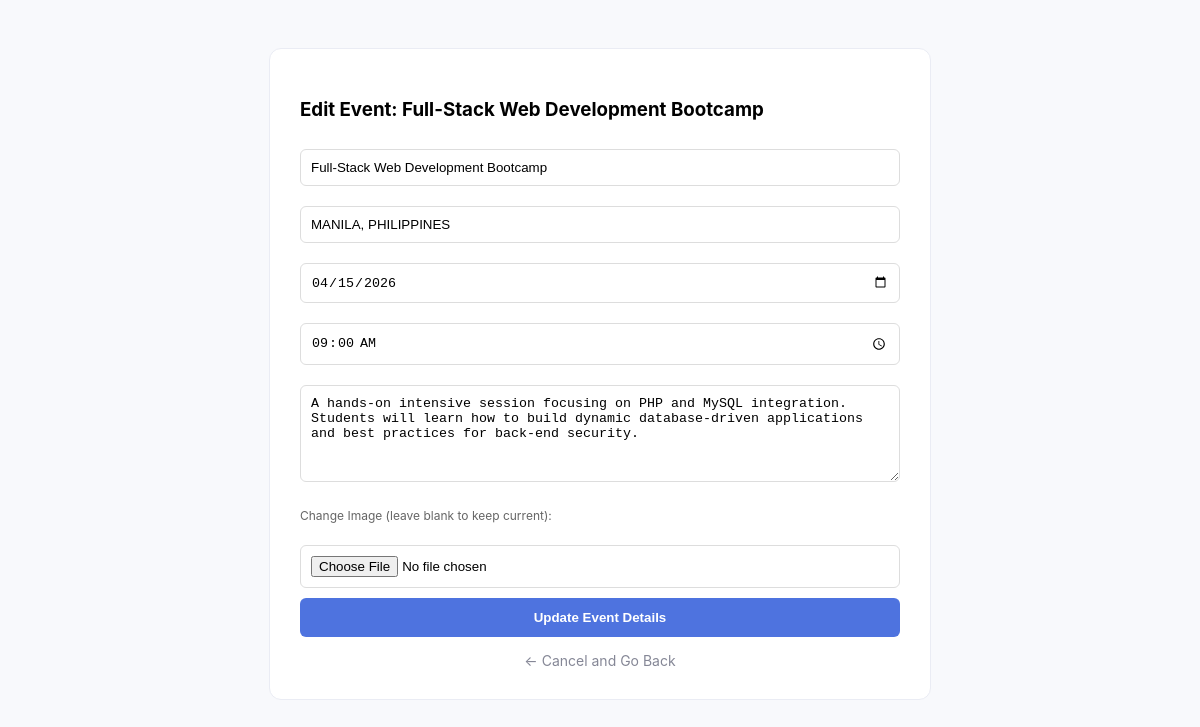
Page /edit_event.php?id=1 (signed in) on the committed database.
### tables this page shows
CREATE TABLE `events` (
  `id` int(11) NOT NULL,
  `title` varchar(200) NOT NULL,
  `description` text DEFAULT NULL,
  `event_date` date NOT NULL,
  `event_time` time NOT NULL,
  `location` varchar(255) DEFAULT NULL,
  `status` enum('upcoming','completed','cancelled') DEFAULT 'upcoming',
  `created_at` timestamp NOT NULL DEFAULT current_timestamp(),
  `image` varchar(255) DEFAULT 'default_event.jpg'
);

### edit_event.php (the view, shortened to what this page needs)
<?php
include 'db.php';
$id = intval($_GET['id']);
$event = $conn->query("SELECT * FROM events WHERE id = $id")->fetch_assoc();
?>
<!DOCTYPE html>
<html lang="en">
<head>
</head>
<body>
<div class="card">
    <h3>Edit Event: <?php echo htmlspecialchars($event['title']); ?></h3>
    <form method="POST" enctype="multipart/form-data">
        <input type="text" name="title" value="<?php echo htmlspecialchars($event['title']); ?>" required>
        <input type="text" name="location" value="<?php echo htmlspecialchars($event['location']); ?>" required>
        <input type="date" name="event_date" value="<?php echo $event['event_date']; ?>" required>
        <input type="time" name="event_time" value="<?php echo $event['event_time']; ?>" required>
        <textarea name="description" rows="5" required><?php echo htmlspecialchars($event['description']); ?></textarea>
        <p style="font-size: 12px; color: #666;">Change Image (leave blank to keep current):</p>
        <input type="file" name="event_image" accept="image/*">
        <button type="submit" name="update_event" class="btn">Update Event Details</button>
    </form>
    <a href="admin_dashboard.php" class="back-link">← Cancel and Go Back</a>
</div>
</body>
</html>

### edit_event.php (style rules this page uses)
body { font-family: 'Inter', sans-serif; background: #f8f9fc; padding: 40px; }
.card { background: white; padding: 30px; border-radius: 12px; max-width: 600px; margin: auto; border: 1px solid #eaecf4; }
input, textarea { width: 100%; padding: 10px; margin: 10px 0; border: 1px solid #ddd; border-radius: 6px; box-sizing: border-box; }
.btn { background: #4e73df; color: white; border: none; padding: 12px 20px; border-radius: 6px; cursor: pointer; width: 100%; font-weight: 600; }
.back-link { display: block; text-align: center; margin-top: 15px; color: #858796; text-decoration: none; font-size: 14px; }

### rows in the picture
events: title "Full-Stack Web Development Bootcamp", location "MANILA, PHILIPPINES", event_date "04/15/2026", event_time "09:00:00", description "A hands-on intensive session focusing on PHP and MySQL integration. Students will learn how to build dynamic database-driven applications and best practices for back-end security."
